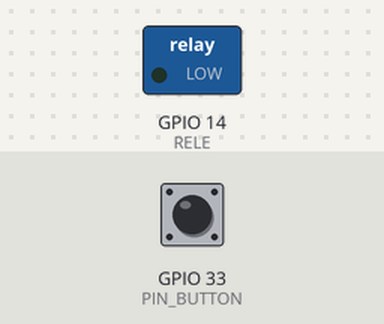
Bench run of a sketch on a simulated ESP32. On the bench: switched loads named in the sketch (green lamp = pin HIGH). Dashed ring = blinking. The inputs (shaded band) are chosen by the test bench; at power-on: GPIO 33 (PIN_BUTTON) LOW. What the sketch prints to the serial monitor is not drawn.

Above: at 1.2 s.
1.3 s: GPIO 33 (PIN_BUTTON) pulled HIGH for 0.15 s
At 1.7 s:
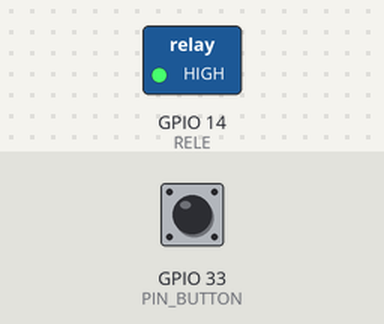
2.9 s: GPIO 33 (PIN_BUTTON) pulled HIGH for 1 s
At 4.1 s:
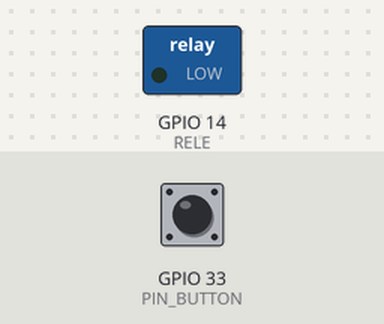
5.4 s: GPIO 33 (PIN_BUTTON) pulled HIGH for 3.2 s
At 6.0 s:
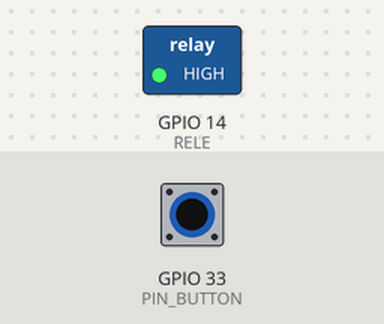
10.1 s: GPIO 33 (PIN_BUTTON) pulsed HIGH 5 times (0.12 s each, 0.3 s apart)
At 10.55 s:
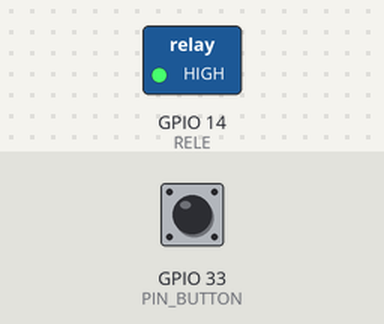
Timing chart, 0 to 13.1 s (numbered marks = the images above; inputs shaded):
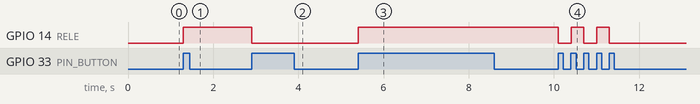

Measured:
- after the input at 1.3 s, GPIO 14 (RELE): LOW → HIGH at once
- after the input at 2.9 s, GPIO 14 (RELE): HIGH → LOW at once
- after the input at 5.4 s, GPIO 14 (RELE): LOW → HIGH at once
- after the input at 10.1 s, GPIO 14 (RELE): alternates HIGH for 0.30 s and LOW for 0.30 s, 5 changes in all, then stays LOW, starting at once

The sketch:

sketch_dec11a.ino
```cpp
#define RELE 14
#define PIN_BUTTON 33

int led_status = 0;

int menu = 2;

//debouncing (evitar el rebote del boton)
unsigned long lastDebounceTime = 0;
unsigned debounceDelay = 200;


void IRAM_ATTR isr_button(){
  if (millis()- lastDebounceTime > debounceDelay){
    led_status++;
    if (led_status >= menu){
      led_status = 0;

    }
    if(led_status >= menu) led_status = 0;
//    led_status = (led_status >= 7) ?0 : led_status+1;
   lastDebounceTime = millis();


   }

}


void setup() {
  pinMode(PIN_BUTTON,INPUT);
  attachInterrupt(PIN_BUTTON,isr_button,RISING);
  pinMode(RELE,OUTPUT);

  Serial.begin(115200);

}

void loop() {
  switch(led_status){
    case 1:
      digitalWrite(RELE,HIGH);
      Serial.println("encendido");
    break;

    case 2:
      digitalWrite(RELE,LOW);
      Serial.println("apagado");
    break;


    default:
      digitalWrite(RELE,LOW);
      Serial.println("apagado");
    break;


  }


}
```
